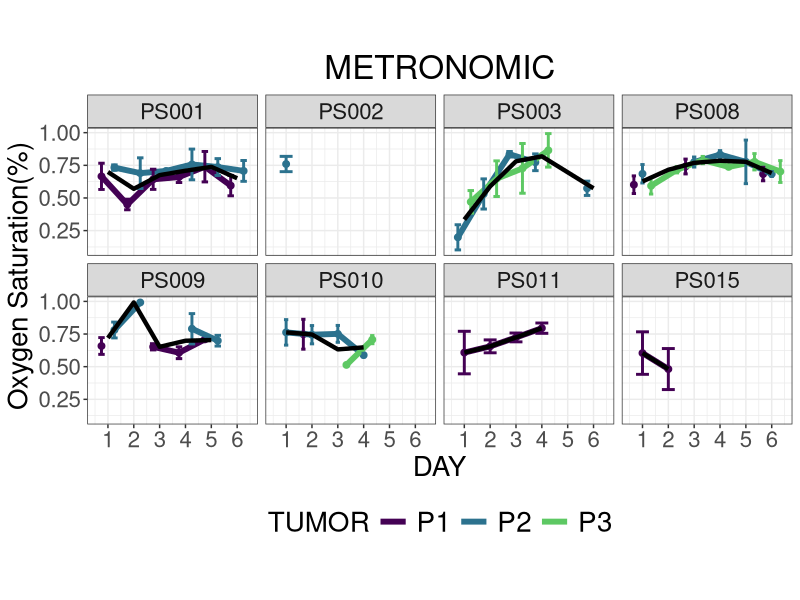
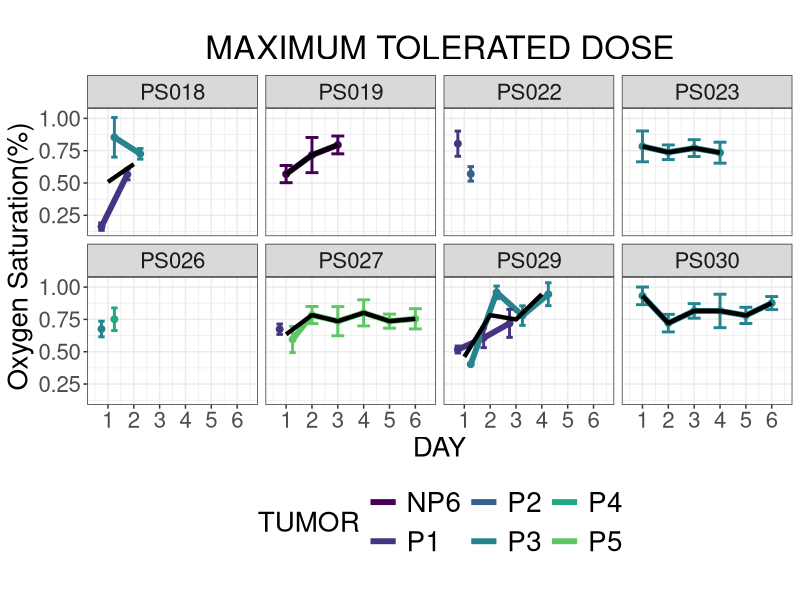
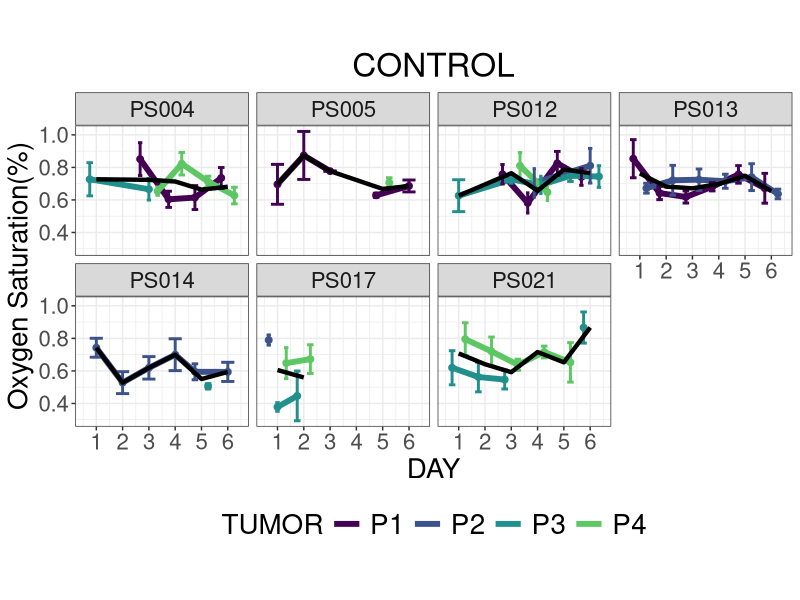
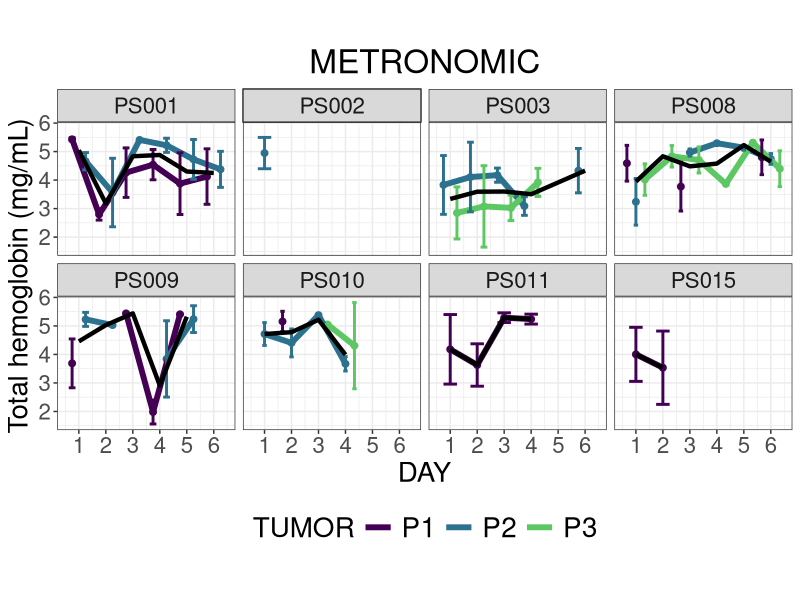
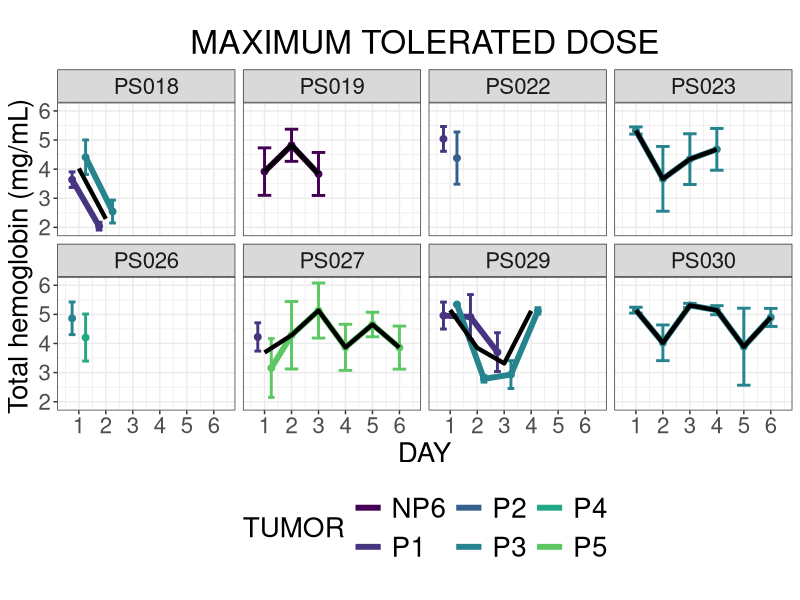
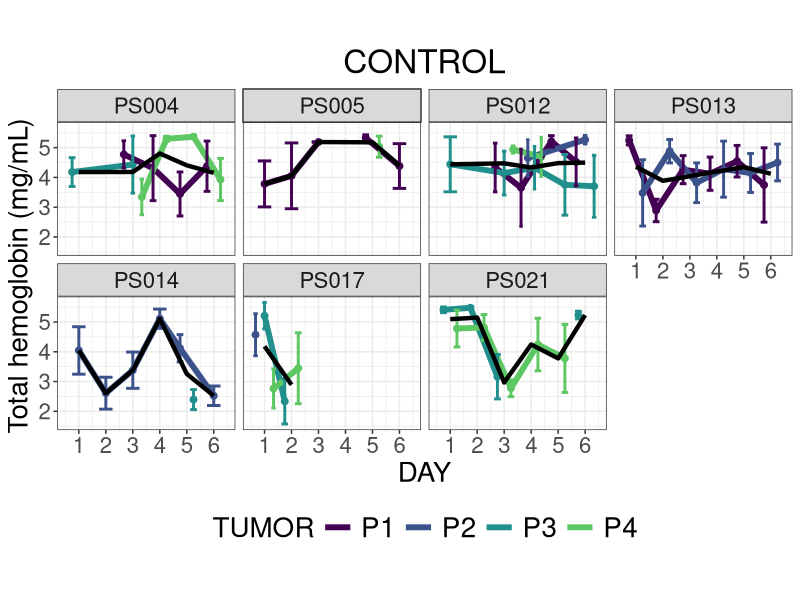
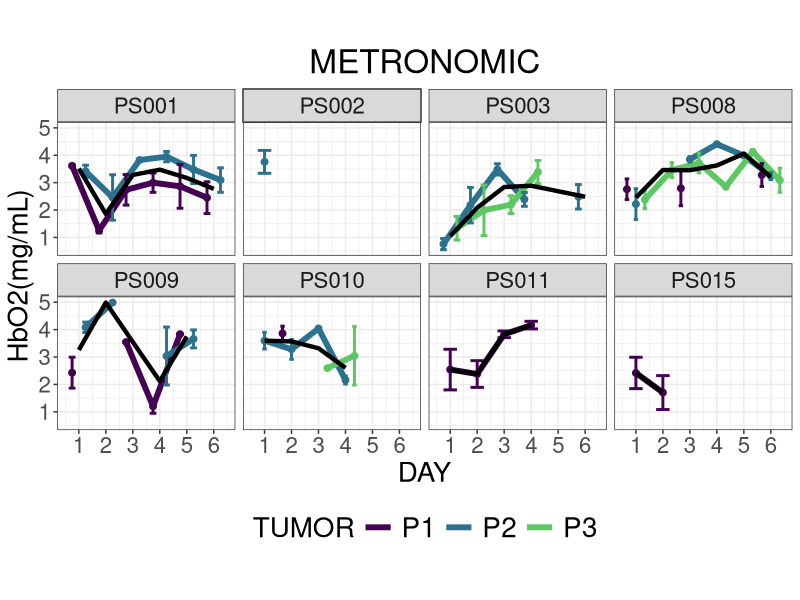
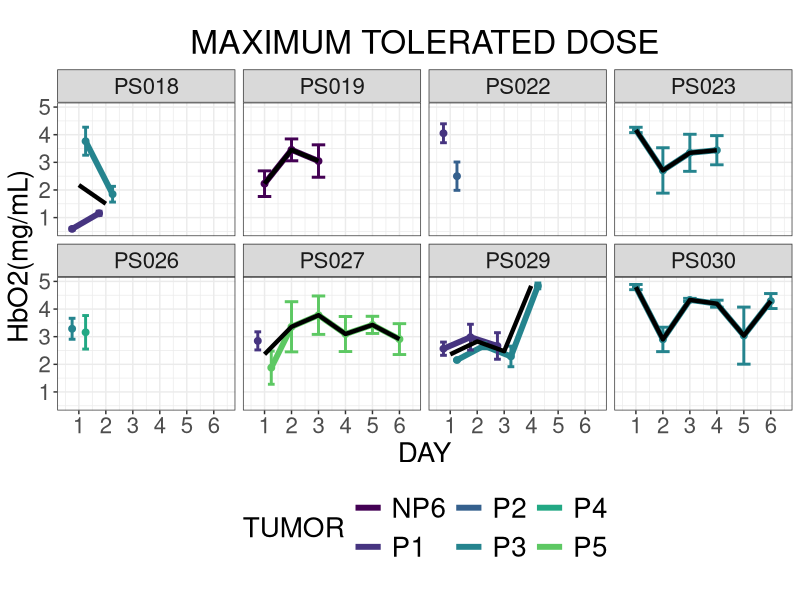

Write R code to recreate these figures, in order. (Note: this script raises an error after producing the figures.)
#####AIM##Aug 30 2020. code for polyp wise analysis

#code to plot the StO2 per group with errorbars
library(readr)
library(multcomp)
library(here)
#Data_for_R_analysis_Dec11 <- read_csv("//deckard.uark.edu/BMEG/Muldoon-Lab/RESEARCH/AM_ Ortothopic mice study_ colonoscopy DRS data for analysis/Data for first extraction Folder made on May 17th 2019/Complete dataset with new boundaries Dec 9.csv")
data1 <- read.csv(here("Extraction_Aug_2020_Updated.csv"))
attach(data1)
library("ggplot2")
library(scales)
library(nlme)
library(ggplot2)
pd<-position_dodge(0.2)

data1$STO2min<-(data1$STO2-data1$STO2_SD)
data1$STO2max<-(data1$STO2+data1$STO2_SD)
data1$HBmin<-(data1$HB-data1$HB_SD)
data1$HBmax<-(data1$HB+data1$HB_SD)
data1$Amin<-(data1$A-data1$A_SD)
data1$Amax<-(data1$A+data1$A_SD)
data1$Bmin<-(data1$B-data1$B_SD)
data1$Bmax<-(data1$B+data1$B_SD)

data1$HBO2<-(data1$HB*data1$STO2)
data1$HBO2_SD<-data1$HB_SD*data1$STO2
data1$HBO2max<-data1$HBO2+data1$HBO2_SD
data1$HBO2min<-data1$HBO2-data1$HBO2_SD

data1$HBO<-data1$HB*(1-data1$STO2)
data1$HBO_SD<-data1$HB_SD*(1-data1$STO2)
data1$HBOmax<-data1$HBO+data1$HBO_SD
data1$HBOmin<-data1$HBO-data1$HBO_SD
  #StO2 plot per week per group with means ****best one****
# pd=position_dodge(1.0)
# ggplot(data1,aes(x=DAY, y=STO2, linetype=TUMOR))+theme_bw()+
#   theme(text=element_text(size=20))+
#   geom_point(aes(color=factor(TUMOR)), position=pd, size=2)+
#   geom_line(aes(color=factor(TUMOR)), position=pd,size=1)+
#   scale_x_continuous(breaks=seq(1,6,1))+
#   geom_errorbar(aes(ymin=STO2min, ymax=STO2max,color=factor(TUMOR),linetype=NULL), width=2,position=pd,size=0.6,show.legend = FALSE)+
#   geom_text(data = data1, aes(x = 4.35, y = STO2, label = TUMOR), 
#             size = 4, hjust = 1, fontface = "bold")+
#   stat_summary(aes(group=GROUP), fun.y=mean, geom="line",linetype=1, size=1.5,show.legend=FALSE)+
#   labs(title='',y="Oxygen Saturation(%)")+
#   facet_wrap(~ID,ncol=5)


  

#StO2 plot per week per subject per group MG **best**
library(ggrepel)
library(grid)
library(tidyverse)


#geom_label_repel(data=subset(data1,GROUP=='MG'),aes(label = TUMOR , fill=factor(TUMOR)),
                 #box.padding   = 0.35, 
                 #point.padding = 0.5,
                 #color ='black',
                 #show.legend = FALSE)+

#StO2 plots 
#################################################################

#MG group
pd=position_dodge(1.0)
ggplot(data=subset(data1,GROUP=='MG'),aes(x=DAY, y=STO2, linetype=TUMOR))+theme_bw()+
  geom_point(aes(color=TUMOR), position=pd, size=2, show.legend = FALSE)+
  geom_line(aes(color=factor(TUMOR)), position=pd,size=2, linetype="solid")+
  scale_x_continuous(breaks=seq(1,6,1))+
  geom_errorbar(aes(ymin=STO2min, ymax=STO2max,
                    color=factor(TUMOR),
                    linetype=NULL), width=0.5,position=pd,size=1,show.legend = FALSE)+
  scale_color_viridis_d(end = 0.75)+
  guides(color = guide_legend(override.aes = list(size = 6)))+
  stat_summary(aes(group=GROUP), fun.y=mean, geom="line",linetype=1, size=1.5,show.legend=FALSE)+
  facet_wrap(~ID,nrow=2)+
  labs(title='METRONOMIC',y="Oxygen Saturation(%)")+
  theme(text=element_text(size=20),plot.title = element_text(hjust = 0.5),
        legend.text=element_text(size=20),legend.position = "bottom",aspect.ratio = 0.75)

#MTD group
library(ggrepel)
library(tidyverse)
pd=position_dodge(1.0)
ggplot(data=subset(data1,GROUP=='MTD'),aes(x=DAY, y=STO2, linetype=TUMOR))+theme_bw()+
  geom_point(aes(color=TUMOR), position=pd, size=2, show.legend = FALSE)+
  geom_line(aes(color=factor(TUMOR)), position=pd,size=2, linetype="solid")+
  scale_x_continuous(breaks=seq(1,6,1))+
  geom_errorbar(aes(ymin=STO2min, ymax=STO2max,
                    color=factor(TUMOR),
                    linetype=NULL), width=0.5,position=pd,size=1,show.legend = FALSE)+
  scale_color_viridis_d(end = 0.75)+
  guides(color = guide_legend(override.aes = list(size = 6)))+
  stat_summary(aes(group=GROUP), fun.y=mean, geom="line",linetype=1, size=1.5,show.legend=FALSE)+
   facet_wrap(~ID,nrow =2)+
  labs(title='MAXIMUM TOLERATED DOSE',y="Oxygen Saturation(%)")+
  theme(text=element_text(size=20),plot.title = element_text(hjust = 0.5),
        legend.text=element_text(size=20),legend.position = "bottom",aspect.ratio = 0.75)


#StO2 plot per week per subject per group CG **best**
library(ggrepel)
library(tidyverse)
pd=position_dodge(1.0)
ggplot(data=subset(data1,GROUP=='CG'),aes(x=DAY, y=STO2, linetype=TUMOR))+theme_bw()+
  geom_point(aes(color=TUMOR), position=pd, size=2, show.legend = FALSE)+
  geom_line(aes(color=factor(TUMOR)), position=pd,size=2, linetype="solid")+
  scale_x_continuous(breaks=seq(1,6,1))+
  geom_errorbar(aes(ymin=STO2min, ymax=STO2max,
                    color=factor(TUMOR),
                    linetype=NULL), width=0.5,position=pd,size=1,show.legend = FALSE)+
  scale_color_viridis_d(end = 0.75)+
  guides(color = guide_legend(override.aes = list(size = 6)))+
  stat_summary(aes(group=GROUP), fun.y=mean, geom="line",linetype=1, size=1.5,show.legend=FALSE)+
  facet_wrap(~ID,nrow=2)+
  labs(title='CONTROL',y="Oxygen Saturation(%)")+
  theme(text=element_text(size=20),plot.title = element_text(hjust = 0.5),
        legend.text=element_text(size=20),legend.position = "bottom",aspect.ratio = 0.75)

#####
#tHb plots
#################################################################
#MG group
pd=position_dodge(1.0)
ggplot(data=subset(data1,GROUP=='MG'),aes(x=DAY, y=HB, linetype=TUMOR))+theme_bw()+
  geom_point(aes(color=TUMOR), position=pd, size=2, show.legend = FALSE)+
  geom_line(aes(color=factor(TUMOR)), position=pd,size=2, linetype="solid")+
  scale_x_continuous(breaks=seq(1,6,1))+
  geom_errorbar(aes(ymin=HBmin, ymax=HBmax,
                    color=factor(TUMOR),
                    linetype=NULL), width=0.5,position=pd,size=1,show.legend = FALSE)+
  scale_color_viridis_d(end = 0.75)+
  guides(color = guide_legend(override.aes = list(size = 6)))+
  stat_summary(aes(group=GROUP), fun.y=mean, geom="line",linetype=1, size=1.5,show.legend=FALSE)+
  facet_wrap(~ID,nrow=2)+
  labs(title='METRONOMIC',y="Total hemoglobin (mg/mL)")+
  theme(text=element_text(size=20),plot.title = element_text(hjust = 0.5),
        legend.text=element_text(size=20),legend.position = "bottom",aspect.ratio = 0.75)

#MTD group
pd=position_dodge(1.0)
ggplot(data=subset(data1,GROUP=='MTD'),aes(x=DAY, y=HB, linetype=TUMOR))+theme_bw()+
  geom_point(aes(color=TUMOR), position=pd, size=2, show.legend = FALSE)+
  geom_line(aes(color=factor(TUMOR)), position=pd,size=2, linetype="solid")+
  scale_x_continuous(breaks=seq(1,6,1))+
  geom_errorbar(aes(ymin=HBmin, ymax=HBmax,
                    color=factor(TUMOR),
                    linetype=NULL), width=0.5,position=pd,size=1,show.legend = FALSE)+
  scale_color_viridis_d(end = 0.75)+
  guides(color = guide_legend(override.aes = list(size = 6)))+
  stat_summary(aes(group=GROUP), fun.y=mean, geom="line",linetype=1, size=1.5,show.legend=FALSE)+
  facet_wrap(~ID,nrow=2)+
  labs(title='MAXIMUM TOLERATED DOSE',y="Total hemoglobin (mg/mL)")+
  theme(text=element_text(size=20),plot.title = element_text(hjust = 0.5),
        legend.text=element_text(size=20),legend.position = "bottom",aspect.ratio = 0.75)

#CG group
pd=position_dodge(1.0)
ggplot(data=subset(data1,GROUP=='CG'),aes(x=DAY, y=HB, linetype=TUMOR))+theme_bw()+
  geom_point(aes(color=TUMOR), position=pd, size=2, show.legend = FALSE)+
  geom_line(aes(color=factor(TUMOR)), position=pd,size=2, linetype="solid")+
  scale_x_continuous(breaks=seq(1,6,1))+
  geom_errorbar(aes(ymin=HBmin, ymax=HBmax,
                    color=factor(TUMOR),
                    linetype=NULL), width=0.5,position=pd,size=1,show.legend = FALSE)+
  scale_color_viridis_d(end = 0.75)+
  guides(color = guide_legend(override.aes = list(size = 6)))+
  stat_summary(aes(group=GROUP), fun.y=mean, geom="line",linetype=1, size=1.5,show.legend=FALSE)+
  facet_wrap(~ID,nrow=2)+
  labs(title='CONTROL',y="Total hemoglobin (mg/mL)")+
  theme(text=element_text(size=20),plot.title = element_text(hjust = 0.5),
        legend.text=element_text(size=20),legend.position = "bottom",aspect.ratio = 0.75)

##################
#HbO2 plots
################################
#MG group
library(ggrepel)
library(tidyverse)
pd=position_dodge(1.0)
ggplot(data=subset(data1,GROUP=='MG'),aes(x=DAY, y=HBO2, linetype=TUMOR))+theme_bw()+
  geom_point(aes(color=TUMOR), position=pd, size=2, show.legend = FALSE)+
  geom_line(aes(color=factor(TUMOR)), position=pd,size=2, linetype="solid")+
  scale_x_continuous(breaks=seq(1,6,1))+
  geom_errorbar(aes(ymin=HBO2min, ymax=HBO2max,
                    color=factor(TUMOR),
                    linetype=NULL), width=0.5,position=pd,size=1,show.legend = FALSE)+
  scale_color_viridis_d(end = 0.75)+
  guides(color = guide_legend(override.aes = list(size = 6)))+
  stat_summary(aes(group=GROUP), fun.y=mean, geom="line",linetype=1, size=1.5,show.legend=FALSE)+
  facet_wrap(~ID,nrow =2)+
  labs(title='METRONOMIC',y="HbO2(mg/mL)")+
  theme(text=element_text(size=20),plot.title = element_text(hjust = 0.5),
        legend.text=element_text(size=20),legend.position = "bottom",aspect.ratio = 0.75)

#MTD group

ggplot(data=subset(data1,GROUP=='MTD'),aes(x=DAY, y=HBO2, linetype=TUMOR))+theme_bw()+
  geom_point(aes(color=TUMOR), position=pd, size=2, show.legend = FALSE)+
  geom_line(aes(color=factor(TUMOR)), position=pd,size=2, linetype="solid")+
  scale_x_continuous(breaks=seq(1,6,1))+
  geom_errorbar(aes(ymin=HBO2min, ymax=HBO2max,
                    color=factor(TUMOR),
                    linetype=NULL), width=0.5,position=pd,size=1,show.legend = FALSE)+
  scale_color_viridis_d(end = 0.75)+
  guides(color = guide_legend(override.aes = list(size = 6)))+
  stat_summary(aes(group=GROUP), fun.y=mean, geom="line",linetype=1, size=1.5,show.legend=FALSE)+
  facet_wrap(~ID,nrow =2)+
  labs(title='MAXIMUM TOLERATED DOSE',y="HbO2(mg/mL)")+
  theme(text=element_text(size=20),plot.title = element_text(hjust = 0.5),
        legend.text=element_text(size=20),legend.position = "bottom",aspect.ratio = 0.75)


#CG group
ggplot(data=subset(data1,GROUP=='CG'),aes(x=DAY, y=HBO2, linetype=TUMOR))+theme_bw()+
  geom_point(aes(color=TUMOR), position=pd, size=2, show.legend = FALSE)+
  geom_line(aes(color=factor(TUMOR)), position=pd,size=2, linetype="solid")+
  scale_x_continuous(breaks=seq(1,6,1))+
  geom_errorbar(aes(ymin=HBO2min, ymax=HBO2max,
                    color=factor(TUMOR),
                    linetype=NULL), width=0.5,position=pd,size=1,show.legend = FALSE)+
  scale_color_viridis_d(end = 0.75)+
  guides(color = guide_legend(override.aes = list(size = 6)))+
  stat_summary(aes(group=GROUP), fun.y=mean, geom="line",linetype=1, size=1.5,show.legend=FALSE)+
  facet_wrap(~ID,nrow =2)+
  labs(title='CONTROL',y="HbO2(mg/mL)")+
  theme(text=element_text(size=20),plot.title = element_text(hjust = 0.5),
        legend.text=element_text(size=20),legend.position = "bottom",aspect.ratio = 0.75)



###############
#HbO plots
##############################
#MG group
pd=position_dodge(1.0)
ggplot(data=subset(data1,GROUP=='MG'),aes(x=DAY, y=HBO, linetype=TUMOR))+theme_bw()+
  geom_point(aes(color=TUMOR), position=pd, size=2, show.legend = FALSE)+
  geom_line(aes(color=factor(TUMOR)), position=pd,size=2, linetype="solid")+
  scale_x_continuous(breaks=seq(1,6,1))+
  geom_errorbar(aes(ymin=HBOmin, ymax=HBOmax,
                    color=factor(TUMOR),
                    linetype=NULL), width=0.5,position=pd,size=1,show.legend = FALSE)+
  scale_color_viridis_d(end = 0.75)+
  guides(color = guide_legend(override.aes = list(size = 6)))+
  stat_summary(aes(group=GROUP), fun.y=mean, geom="line",linetype=1, size=1.5,show.legend=FALSE)+
  facet_wrap(~ID,nrow=2)+
  labs(title='METRONOMIC',y=" Deoxyhemoglobin (mg/mL)")+
  theme(text=element_text(size=20),plot.title = element_text(hjust = 0.5),
        legend.text=element_text(size=20),legend.position = "bottom",aspect.ratio = 0.75)


#MTD group
pd=position_dodge(1.0)
ggplot(data=subset(data1,GROUP=='MTD'),aes(x=DAY, y=HBO, linetype=TUMOR))+theme_bw()+
  geom_point(aes(color=TUMOR), position=pd, size=2, show.legend = FALSE)+
  geom_line(aes(color=factor(TUMOR)), position=pd,size=2, linetype="solid")+
  scale_x_continuous(breaks=seq(1,6,1))+
  geom_errorbar(aes(ymin=HBOmin, ymax=HBOmax,
                    color=factor(TUMOR),
                    linetype=NULL), width=0.5,position=pd,size=1,show.legend = FALSE)+
  scale_color_viridis_d(end = 0.75)+
  guides(color = guide_legend(override.aes = list(size = 6)))+
  stat_summary(aes(group=GROUP), fun.y=mean, geom="line",linetype=1, size=1.5,show.legend=FALSE)+
  facet_wrap(~ID,nrow=2)+
  labs(title='MAXIMUM TOLERATED DOSE',y=" Deoxyhemoglobin (mg/mL)")+
  theme(text=element_text(size=20),plot.title = element_text(hjust = 0.5),
        legend.text=element_text(size=20),legend.position = "bottom",aspect.ratio = 0.75)

#CG group
pd=position_dodge(1.0)
ggplot(data=subset(data1,GROUP=='CG'),aes(x=DAY, y=HBO, linetype=TUMOR))+theme_bw()+
  geom_point(aes(color=TUMOR), position=pd, size=2, show.legend = FALSE)+
  geom_line(aes(color=factor(TUMOR)), position=pd,size=2, linetype="solid")+
  scale_x_continuous(breaks=seq(1,6,1))+
  geom_errorbar(aes(ymin=HBOmin, ymax=HBOmax,
                    color=factor(TUMOR),
                    linetype=NULL), width=0.5,position=pd,size=1,show.legend = FALSE)+
  scale_color_viridis_d(end = 0.75)+
  guides(color = guide_legend(override.aes = list(size = 6)))+
  stat_summary(aes(group=GROUP), fun.y=mean, geom="line",linetype=1, size=1.5,show.legend=FALSE)+
  facet_wrap(~ID,nrow=2)+
  labs(title='CONTROL',y=" Deoxyhemoglobin (mg/mL)")+
  theme(text=element_text(size=20),plot.title = element_text(hjust = 0.5),
        legend.text=element_text(size=20),legend.position = "bottom",aspect.ratio = 0.75)


#######
#Scattering coefficient (A) plots
####################################
#MG group
pd=position_dodge(1.0)
ggplot(data=subset(data1,GROUP=='MG'),aes(x=DAY, y=A, linetype=TUMOR))+theme_bw()+
  geom_point(aes(color=TUMOR), position=pd, size=2, show.legend = FALSE)+
  geom_line(aes(color=factor(TUMOR)), position=pd,size=2, linetype="solid")+
  scale_x_continuous(breaks=seq(1,6,1))+
  geom_errorbar(aes(ymin=Amin, ymax=Amax,
                    color=factor(TUMOR),
                    linetype=NULL), width=0.5,position=pd,size=1,show.legend = FALSE)+
  scale_color_viridis_d(end = 0.75)+
  guides(color = guide_legend(override.aes = list(size = 6)))+
  stat_summary(aes(group=GROUP), fun.y=mean, geom="line",linetype=1, size=1.5,show.legend=FALSE)+
  facet_wrap(~ID,nrow =2)+
  labs(title='METRONOMIC',y="A")+
  theme(text=element_text(size=20),plot.title = element_text(hjust = 0.5),
        legend.text=element_text(size=20),legend.position = "bottom",aspect.ratio = 0.75)

##MTD group
ggplot(data=subset(data1,GROUP=='MTD'),aes(x=DAY, y=A, linetype=TUMOR))+theme_bw()+
  geom_point(aes(color=TUMOR), position=pd, size=2, show.legend = FALSE)+
  geom_line(aes(color=factor(TUMOR)), position=pd,size=2, linetype="solid")+
  scale_x_continuous(breaks=seq(1,6,1))+
  geom_errorbar(aes(ymin=Amin, ymax=Amax,
                    color=factor(TUMOR),
                    linetype=NULL), width=0.5,position=pd,size=1,show.legend = FALSE)+
  scale_color_viridis_d(end = 0.75)+
  guides(color = guide_legend(override.aes = list(size = 6)))+
  stat_summary(aes(group=GROUP), fun.y=mean, geom="line",linetype=1, size=1.5,show.legend=FALSE)+
  facet_wrap(~ID,nrow =2)+
  labs(title='MAXIMUM TOLERATED DOSE',y="A")+
  theme(text=element_text(size=20),plot.title = element_text(hjust = 0.5),
        legend.text=element_text(size=20),legend.position = "bottom",aspect.ratio = 0.75)

##CG group
ggplot(data=subset(data1,GROUP=='CG'),aes(x=DAY, y=A, linetype=TUMOR))+theme_bw()+
  geom_point(aes(color=TUMOR), position=pd, size=2, show.legend = FALSE)+
  geom_line(aes(color=factor(TUMOR)), position=pd,size=2, linetype="solid")+
  scale_x_continuous(breaks=seq(1,6,1))+
  geom_errorbar(aes(ymin=Amin, ymax=Amax,
                    color=factor(TUMOR),
                    linetype=NULL), width=0.5,position=pd,size=1,show.legend = FALSE)+
  scale_color_viridis_d(end = 0.75)+
  guides(color = guide_legend(override.aes = list(size = 6)))+
  stat_summary(aes(group=GROUP), fun.y=mean, geom="line",linetype=1, size=1.5,show.legend=FALSE)+
  facet_wrap(~ID,nrow =2)+
  labs(title='CONTROL',y="A")+
  theme(text=element_text(size=20),plot.title = element_text(hjust = 0.5),
        legend.text=element_text(size=20),legend.position = "bottom",aspect.ratio = 0.75)

###########
#Scattering exponent (B)
#######################################
##MG group
ggplot(data=subset(data1,GROUP=='MG'),aes(x=DAY, y=B, linetype=TUMOR))+theme_bw()+
  geom_point(aes(color=TUMOR), position=pd, size=2, show.legend = FALSE)+
  geom_line(aes(color=factor(TUMOR)), position=pd,size=2, linetype="solid")+
  scale_x_continuous(breaks=seq(1,6,1))+
  geom_errorbar(aes(ymin=Bmin, ymax=Bmax,
                    color=factor(TUMOR),
                    linetype=NULL), width=0.5,position=pd,size=1,show.legend = FALSE)+
  scale_color_viridis_d(end = 0.75)+
  guides(color = guide_legend(override.aes = list(size = 6)))+
  stat_summary(aes(group=GROUP), fun.y=mean, geom="line",linetype=1, size=1.5,show.legend=FALSE)+
  facet_wrap(~ID,nrow =2)+
  labs(title='METRONOMIC',y="B")+
  theme(text=element_text(size=20),plot.title = element_text(hjust = 0.5),
        legend.text=element_text(size=20),legend.position = "bottom",aspect.ratio = 0.75)

##MTD group
ggplot(data=subset(data1,GROUP=='MTD'),aes(x=DAY, y=B, linetype=TUMOR))+theme_bw()+
  geom_point(aes(color=TUMOR), position=pd, size=2, show.legend = FALSE)+
  geom_line(aes(color=factor(TUMOR)), position=pd,size=2, linetype="solid")+
  scale_x_continuous(breaks=seq(1,6,1))+
  geom_errorbar(aes(ymin=Bmin, ymax=Bmax,
                    color=factor(TUMOR),
                    linetype=NULL), width=0.5,position=pd,size=1,show.legend = FALSE)+
  scale_color_viridis_d(end = 0.75)+
  guides(color = guide_legend(override.aes = list(size = 6)))+
  stat_summary(aes(group=GROUP), fun.y=mean, geom="line",linetype=1, size=1.5,show.legend=FALSE)+
  facet_wrap(~ID,nrow =2)+
  labs(title='MAXIMUM TOLERATED DOSE',y="B")+
  theme(text=element_text(size=20),plot.title = element_text(hjust = 0.5),
        legend.text=element_text(size=20),legend.position = "bottom",aspect.ratio = 0.75)

##CG group
ggplot(data=subset(data1,GROUP=='CG'),aes(x=DAY, y=B, linetype=TUMOR))+theme_bw()+
  geom_point(aes(color=TUMOR), position=pd, size=2, show.legend = FALSE)+
  geom_line(aes(color=factor(TUMOR)), position=pd,size=2, linetype="solid")+
  scale_x_continuous(breaks=seq(1,6,1))+
  geom_errorbar(aes(ymin=Bmin, ymax=Bmax,
                    color=factor(TUMOR),
                    linetype=NULL), width=0.5,position=pd,size=1,show.legend = FALSE)+
  scale_color_viridis_d(end = 0.75)+
  guides(color = guide_legend(override.aes = list(size = 6)))+
  stat_summary(aes(group=GROUP), fun.y=mean, geom="line",linetype=1, size=1.5,show.legend=FALSE)+
  facet_wrap(~ID,nrow =2)+
  labs(title='CONTROL',y="B")+
  theme(text=element_text(size=20),plot.title = element_text(hjust = 0.5),
        legend.text=element_text(size=20),legend.position = "bottom",aspect.ratio = 0.75)





























#
#
#
#
########
############################################################################
pd=position_dodge(1.0)
ggplot(data1,aes(x=Week, y=StO2, linetype=Treatment))+theme_bw()+
  theme(text=element_text(size=20))+
  geom_point(aes(color=factor(Treatment)), position=pd, size=2,show.legend=FALSE)+
  geom_line(aes(color=factor(Treatment)), linetype=1, position = pd,size=1.5,show.legend=TRUE)+
  scale_x_continuous(breaks=seq(1,6,1))+
  geom_errorbar(aes(ymin=StO2min, ymax=StO2max,color=factor(Treatment),linetype=NULL), width=2,position=pd,size=0.9,show.legend = FALSE)+
  stat_summary(aes(group=Treatment), fun.y=mean, geom="line",linetype=1, size=1.5,show.legend=FALSE)+
  labs(title='',y="Oxygen Saturation(%)")+
  facet_wrap(~Treatment)
#########################################################################

############################################################################
##########################################################################



##Calculating means 
means1<-aggregate(data1$StO2, by=list(time=data1$Week,group=data1$Treatment),na.rm=TRUE,FUN=mean) #from StO2
sdevs1<-aggregate(data1$StO2, by=list(time=data1$Week,group=data1$Treatment),na.rm=TRUE,FUN=sd) #from StO2
means1$StO2<-means1$x
means1$SDStO2<-sdevs1$x
means2<-aggregate(data1$Hb, by=list(time=data1$Week,group=data1$Treatment),na.rm=TRUE,FUN=mean) #from Hb
sdevs2<-aggregate(data1$Hb, by=list(time=data1$Week,group=data1$Treatment),na.rm=TRUE,FUN=sd) #from Hb
means2$Hb<-means2$x
means2$HbSD<-sdevs2$x
means3<-aggregate(data1$A, by=list(time=data1$Week,group=data1$Treatment),na.rm=TRUE,FUN=mean) #from Hb
sdevs3<-aggregate(data1$A, by=list(time=data1$Week,group=data1$Treatment),na.rm=TRUE,FUN=sd) #from Hb
means3$A<-means3$x
means3$ASD<-sdevs3$x
####Oxy and deoxyhemoglobin data
OxyHbmeans<-aggregate(data1$OxyHb, by=list(time=data1$Week,group=data1$Treatment),na.rm=TRUE,FUN=mean) #from HbO2
OxyHbstd<-aggregate(data1$OxyHb, by=list(time=data1$Week,group=data1$Treatment),na.rm=TRUE,FUN=sd) #from HbO2
OxyHbmeans$OxyHemoglobin<-OxyHbmeans$x
OxyHbmeans$OxyHbSD<-OxyHbstd$x

DeoxyHbmeans<-aggregate(data1$DeoxyHb, by=list(time=data1$Week,group=data1$Treatment),na.rm=TRUE,FUN=mean) #from Hb
DeoxyHbstd<-aggregate(data1$DeoxyHb, by=list(time=data1$Week,group=data1$Treatment),na.rm=TRUE,FUN=sd) #from Hb
DeoxyHbmeans$DeoxyHemoglobin<-DeoxyHbmeans$x
DeoxyHbmeans$DeoxyHbSD<-DeoxyHbstd$x


###plotting mean values####
ggplot(means1,aes(x=time,y=StO2))+geom_line()+facet_wrap(~group) #plot mean StO2 values
ggplot(means2,aes(x=time,y=Hb))+geom_line()+facet_wrap(~group) #plot mean Hb values
ggplot(means3,aes(x=time,y=A))+geom_line()+facet_wrap(~group) #plot mean scattering coeff values
##create a stacked dataframe of mean StO2 and A per group
library(reshape2)
merged1=merge(means1,means3, by=c('time','group'))
merged1<-subset(merged1,select=-c(x.x,x.y)) #delete repeated columns and StO2 basevals
names(merged1)[names(merged1)=='group']<-'Treatment' #rename groups as Treatments


##plotting both StO2 and A 
pd1=position_dodge(2)
ggplot()+theme_bw()+
  #geom_line(data=merged1,aes(x=time,y=StO2),colour="#FF9999",position=pd)+
  #geom_errorbar(data=merged1,aes(x=time,ymin=StO2-SDStO2,ymax=StO2+SDStO2),position=pd,colour="#FF9999",width=0.4, size=0.9)+
  geom_line(data=merged1,aes(x=time,y=A*10),position=pd1,colour="#FF0000")+
  geom_errorbar(data=merged1,aes(x=time,ymin=(A-ASD)*10,ymax=(A+ASD)*10),width=0.4, size=0.9,position=pd1,colour="#FF0000")+
  #scale_y_continuous(sec.axis = sec_axis(~./10, name = "Mean scattering coeff"))+
  facet_wrap(~Treatment)

#geom_errorbar(aes(ymin=StO2foldchange-FoldErr,ymax=StO2foldchange+FoldErr,color=group),width=0.4, size=0.9,position=pd)



#Extract initial values per group
StO2basevals<-means1[means1$time==1, c("group", "StO2")] #extract initial StO2 values per group
means1<-merge(means1,StO2basevals, by.x="group", by.y='group',suffixes = c("","basevalue"))#copy StO2 base values per group

Hbbasevals<-means2[means2$time==1,c("group",'Hb')] #extract initial Hb values per group
means2<-merge(means2,Hbbasevals, by.x="group", by.y='group',suffixes = c("","basevalue"))#copy StO2 base values per group


OxyHbbasevals<-OxyHbmeans[OxyHbmeans$time==1, c("group", "OxyHemoglobin")] #extract initial HbO2 values per group
OxyHbmeans<-merge(OxyHbmeans,OxyHbbasevals, by.x="group", by.y='group',suffixes = c("","basevalue"))#copy HbO2 base values per group


DeoxyHbbasevals<-DeoxyHbmeans[DeoxyHbmeans$time==1, c("group", "DeoxyHemoglobin")] #extract initial Hb values per group
DeoxyHbmeans<-merge(DeoxyHbmeans,DeoxyHbbasevals, by.x="group", by.y='group',suffixes = c("","basevalue"))#copy Hb base values per group

Abasevals<-means3[means3$time==1, c("group", "A")] #extract initial StO2 values per group
means3<-merge(means3,Abasevals, by.x="group", by.y='group',suffixes = c("","basevalue"))#copy StO2 base values per group

##getting a subset of StO2 values without NAs
library(dplyr)
Trimmed<-data1%>%filter(!is.na(StO2)) #extracting the non NA values 
Numbers<-aggregate(Trimmed$StO2, by=list(time=Trimmed$Week,group=Trimmed$Treatment),FUN=length) #counting the number of occurrences per group per week
names(Numbers)<-c('Week','Group','Observations')
#Calculate fold change and pasting number of observations per group per week
##StO2
means1$StO2foldchange<-means1$StO2/means1$StO2basevalue #Mean StO2 fold change
means1$Observations<-Numbers$Observations
means1$StandErr<-means1$SD/(means1$Observations)^0.5
means1$FoldErr<-means1$StandErr/means1$StO2basevalue


##total hemoglobin
means2$Hbfoldchange<-means2$Hb/means2$Hbbasevalue #Mean Hb fold change
means2$Observations<-Numbers$Observations
means2$StandErr<-means2$HbSD/(means2$Observations)^0.5
means2$FoldErr<-means2$StandErr/means2$Hbbasevalue

##A (reduced scattering coefficient)
means3$Afoldchange<-means3$A/means3$Abasevalue #Mean A fold change
means3$Observations<-Numbers$Observations
means3$StandErr<-means3$ASD/(means3$Observations)^0.5
means3$FoldErr<-means3$StandErr/means3$Abasevalue
###HbO2####
OxyHbmeans$OxyHbfoldchange<-OxyHbmeans$OxyHemoglobin/OxyHbmeans$OxyHemoglobinbasevalue
OxyHbmeans$Observations<-Numbers$Observations
OxyHbmeans$StandErr<-OxyHbmeans$SD/(OxyHbmeans$Observations)
OxyHbmeans$FoldErr<-OxyHbmeans$StandErr/OxyHbmeans$OxyHemoglobinbasevalue

##Hb###
DeoxyHbmeans$DeoxyHbfoldchange<-DeoxyHbmeans$DeoxyHemoglobin/DeoxyHbmeans$DeoxyHemoglobinbasevalue
DeoxyHbmeans$Observations<-Numbers$Observations
DeoxyHbmeans$StandErr<-DeoxyHbmeans$SD/(DeoxyHbmeans$Observations)
DeoxyHbmeans$FoldErr<-DeoxyHbmeans$StandErr/DeoxyHbmeans$DeoxyHemoglobinbasevalue

#plot fold changes
pd=position_dodge(0.4)
ggplot(means1,aes(x=time, y=StO2foldchange))+theme_bw()+geom_point(aes(color=group,group=group),size=2, position=pd)+geom_line(aes(color=group,group=group),size=1.5,position=pd)+geom_errorbar(aes(ymin=StO2foldchange-FoldErr,ymax=StO2foldchange+FoldErr,color=group),width=0.4, size=0.9,position=pd)+theme(text=element_text(size=30),aspect.ratio = 1)+scale_x_continuous(breaks=seq(1,6,1))+labs(title=expression(StO[2]), y='', x='Weeks')+theme(plot.title = element_text(hjust = 0.5)) #plot StO2 fold change
ggplot(means2,aes(x=time, y=Hbfoldchange))+theme_bw()+geom_point(aes(color=group,group=group),size=2, position=pd)+geom_line(aes(color=group,group=group),size=1.5, position=pd)+geom_errorbar(aes(ymin=Hbfoldchange-FoldErr,ymax=Hbfoldchange+FoldErr,color=group),width=0.4, size=0.9, position=pd)+theme(text=element_text(size=30),aspect.ratio = 1)+scale_x_continuous(breaks=seq(1,6,1))+labs(title=expression(tHb), y='', x='Weeks')+theme(plot.title = element_text(hjust = 0.5)) #plot Hb fold change
ggplot(means3,aes(x=time, y=Afoldchange))+theme_bw()+geom_point(aes(color=group,group=group),size=2, position=pd)+geom_line(aes(color=group,group=group),size=1.5, position=pd)+geom_errorbar(aes(ymin=Afoldchange-FoldErr,ymax=Afoldchange+FoldErr,color=group),width=0.4, size=0.9, position=pd)+theme(text=element_text(size=30),aspect.ratio = 1)+scale_x_continuous(breaks=seq(1,6,1))+labs(title=expression(mu[s]^{"'"}), y='', x='Weeks')+theme(plot.title = element_text(hjust = 0.5)) #plot A fold change
ggplot(OxyHbmeans,aes(x=time, y=OxyHbfoldchange))+theme_bw()+geom_point(aes(color=group,group=group),size=2, position=pd)+geom_line(aes(color=group,group=group),size=1.5,position=pd)+geom_errorbar(aes(ymin=OxyHbfoldchange-FoldErr,ymax=OxyHbfoldchange+FoldErr,color=group),width=0.4, size=0.9,position=pd)+theme(text=element_text(size=30),aspect.ratio = 1)+scale_x_continuous(breaks=seq(1,6,1))+labs(title=expression(HbO[2]), y='', x='Weeks')+theme(plot.title = element_text(hjust = 0.5)) #plot HbO2 fold change
ggplot(DeoxyHbmeans,aes(x=time, y=DeoxyHbfoldchange))+theme_bw()+geom_point(aes(color=group,group=group),size=2, position=pd)+geom_line(aes(color=group,group=group),size=1.5,position=pd)+geom_errorbar(aes(ymin=DeoxyHbfoldchange-FoldErr,ymax=DeoxyHbfoldchange+FoldErr,color=group),width=0.4, size=0.9,position=pd)+theme(text=element_text(size=30),aspect.ratio = 1)+scale_x_continuous(breaks=seq(1,6,1))+labs(title=expression(Hb), y='', x='Weeks')+theme(plot.title = element_text(hjust = 0.5)) #plot Hb fold change
